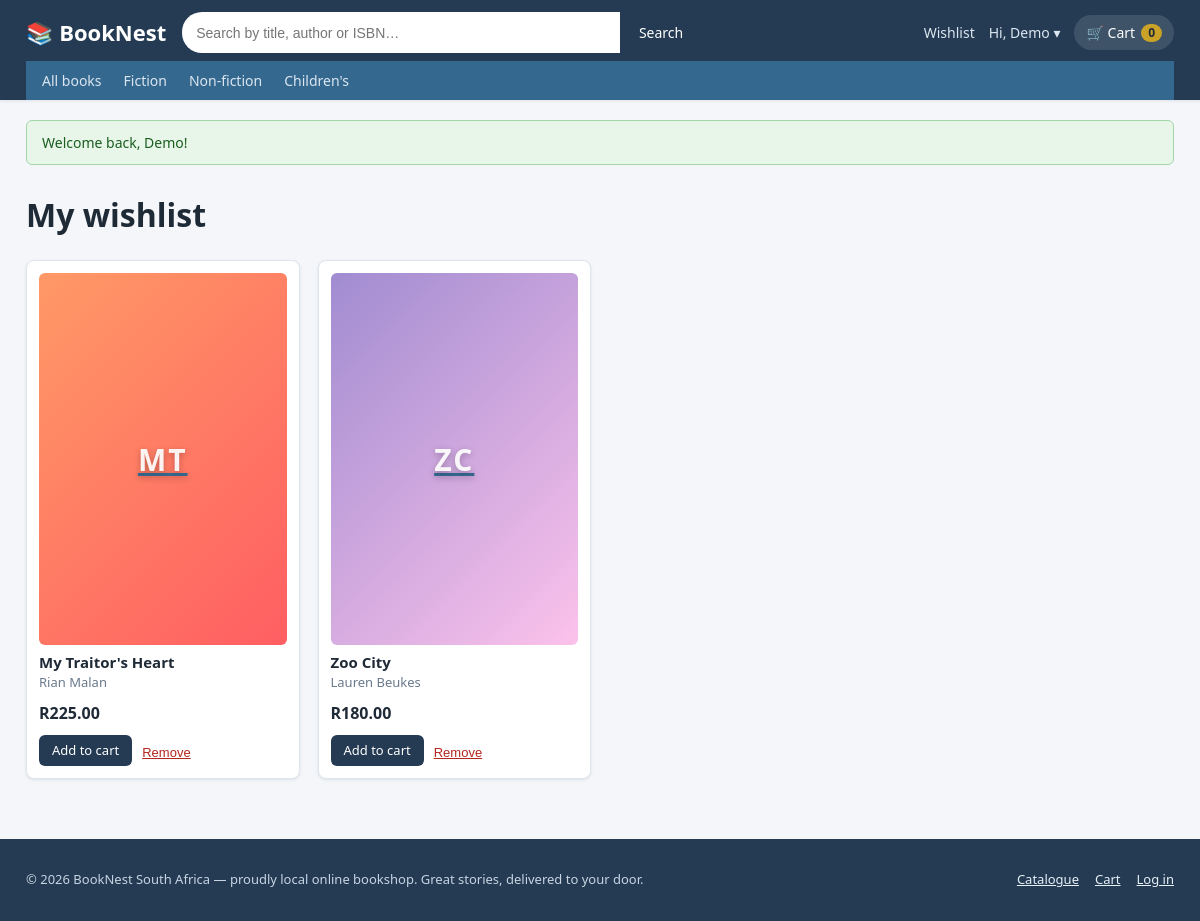
Page /wishlist.php (signed in) on the committed database.
### tables this page shows
CREATE TABLE books (
    BookID    INT            NOT NULL AUTO_INCREMENT,
    Title     VARCHAR(200)   NOT NULL,
    Author    VARCHAR(120)   NOT NULL,
    Genre     VARCHAR(60)    NOT NULL,
    ISBN      VARCHAR(20)    NOT NULL,
    Price     DECIMAL(6,2)   NOT NULL,
    Stock     INT            NOT NULL DEFAULT 0,
    ImageURL  VARCHAR(255)   NULL,
    Synopsis  TEXT           NULL,
    PRIMARY KEY (BookID),
    UNIQUE KEY uq_books_isbn (ISBN),
    KEY idx_books_genre (Genre),
    KEY idx_books_title (Title)
);

### public/includes/db.php (called while the page is built, shortened)
<?php
final class DatabaseConnection
{
    private static ?DatabaseConnection $instance = null;
    private PDO $pdo;
    private function __construct()
    {
        $dsn = sprintf('mysql:host=%s;port=%d;dbname=%s;charset=utf8mb4',
            DB_HOST, DB_PORT, DB_NAME);
        $this->pdo = new PDO($dsn, DB_USER, DB_PASS, [
            PDO::ATTR_ERRMODE            => PDO::ERRMODE_EXCEPTION,
            PDO::ATTR_DEFAULT_FETCH_MODE => PDO::FETCH_ASSOC,
            PDO::ATTR_EMULATE_PREPARES   => false,
            PDO::ATTR_STRINGIFY_FETCHES  => false,
        ]);
    }
    public static function getInstance(): self
    {
        if (self::$instance === null) {
            self::$instance = new self();
        }
        return self::$instance;
    }
    public function pdo(): PDO
    {
        return $this->pdo;
    }
}

### public/includes/init.php (called while the page is built, shortened)
<?php
require_once __DIR__ . '/db.php';
require_once __DIR__ . '/functions.php';
function db(): PDO
{
    return DatabaseConnection::getInstance()->pdo();
}

### public/wishlist.php (the view, shortened to what this page needs)
<?php
require_once __DIR__ . '/includes/init.php';
$uid = (int) current_user()['UserID'];
$rows = db()->prepare(
    'SELECT w.DateAdded, b.*,
            (SELECT AVG(r.Rating)  FROM reviews r WHERE r.BookID = b.BookID) AS avgRating,
            (SELECT COUNT(r.ReviewID) FROM reviews r WHERE r.BookID = b.BookID) AS nReviews
       FROM wishlist_items w JOIN books b ON b.BookID = w.BookID
      WHERE w.UserID = ?
      ORDER BY w.DateAdded DESC'
);
$rows->execute([$uid]);
$items = $rows->fetchAll();
include __DIR__ . '/includes/header.php';
?>
<h1>My wishlist</h1>
<?php if (!$items): ?>
  <div class="empty-state">
    <p>Your wishlist is empty.</p>
    <p><a class="btn btn-dark" href="catalogue.php">Browse the catalogue &rarr;</a></p>
  </div>
<?php else: ?>
  <div class="book-grid">
    <?php foreach ($items as $b): ?>
      <article class="book-card">
        <a class="book-cover-link" href="book.php?id=<?= (int) $b['BookID'] ?>"><?= cover_html($b) ?></a>
        <h3 class="book-title"><a href="book.php?id=<?= (int) $b['BookID'] ?>"><?= e($b['Title']) ?></a></h3>
        <p class="book-author"><?= e($b['Author']) ?></p>
        <p class="book-price"><?= money((float) $b['Price']) ?></p>
        <div class="wish-actions">
          <form method="post" action="cart.php" class="quick-add">
            <button type="submit" class="btn btn-dark btn-sm">Add to cart</button>
          </form>
          <form method="post" action="wishlist.php">
            <button type="submit" class="btn-link-danger">Remove</button>
          </form>
        </div>
      </article>
    <?php endforeach; ?>
  </div>
<?php endif; ?>
<?php include __DIR__ . '/includes/footer.php'; ?>

### public/includes/functions.php (shortened to what this page needs)
<?php
function e(?string $s): string
{
    return htmlspecialchars((string) $s, ENT_QUOTES, 'UTF-8');
}
function money(float $amount): string
{
    return 'R' . number_format($amount, 2);
}
function render_flashes(): void
{
    foreach ($_SESSION['flash'] as $f) {
        $cls = in_array($f['type'], ['success', 'error', 'info'], true) ? $f['type'] : 'info';
        echo '<div class="flash flash-' . $cls . '" role="status">' . e($f['msg']) . '</div>';
    }
}
function cover_style(int $seed): string
{
    $palettes = [
        ['#ff9966', '#ff5e62'],
        ['#56ccf2', '#2f80ed'],
        ['#a18cd1', '#fbc2eb'],
        ['#43e97b', '#38f9d7'],
        ['#fa709a', '#fee140'],
        ['#30cfd0', '#330867'],
        ['#f83600', '#f9d423'],
        ['#5ee7df', '#b490ca'],
    ];
    [$a, $b] = $palettes[$seed % count($palettes)];
    return "linear-gradient(135deg, {$a}, {$b})";
}
function cover_initials(string $title): string
{
    $words = preg_split('/\s+/', trim($title)) ?: [];
    $take  = array_slice(array_filter($words, static fn($w) => $w !== 'The' && $w !== 'A' && $w !== 'An'), 0, 2);
    return implode('', array_map(static fn($w) => mb_strtoupper(mb_substr($w, 0, 1)), $take));
}
function cover_html(array $book, string $extra = ''): string
{
    $style = cover_style((int) $book['BookID']);
    $init  = cover_initials((string) $book['Title']);
    $title = e($book['Title']);
    return '<div class="book-cover ' . e($extra) . '" style="background:' . $style . '" title="' . $title . '"><span>' . e($init) . '</span></div>';
}

### public/css/style.css (style rules this page uses)
:root { --ink: #1f2a37; --muted: #6b7a8c; --brand: #243b53; --brand-2: #35688f; --accent: #c9a227; --paper: #ffffff; --bg: #f4f6f9; --line: #dfe5ec; --good: #2e7d32; --bad: #b3261e; --radius: 8px; --shadow: 0 1px 3px rgba(20, 40, 60, .10); --shadow-lg: 0 6px 20px rgba(20, 40, 60, .12); }
* { box-sizing: border-box; }
html { scroll-behavior: smooth; }
body { margin: 0; font-family: 'Segoe UI', system-ui, Arial, sans-serif; font-size: 16px; line-height: 1.5; color: var(--ink); background: var(--bg); display: flex; flex-direction: column; min-height: 100vh; }
a { color: var(--brand-2); }
.btn { display: inline-block; border: 1px solid transparent; cursor: pointer; text-align: center; text-decoration: none; font: inherit; font-size: 14px; padding: 9px 18px; border-radius: 6px; transition: filter .15s; }
.btn-dark { background: var(--brand); color: #fff; }
.btn-sm { padding: 5px 12px; font-size: 13px; }
.btn-link-danger { background: none; border: none; padding: 0; color: var(--bad); cursor: pointer; font-size: 13px; text-decoration: underline; }
.flash { border-radius: 6px; padding: 11px 15px; margin: 10px 0; font-size: 14px; }
.flash-success { background: #e8f5e9; color: #1b5e20; border: 1px solid #a5d6a7; }
.book-grid { display: grid; grid-template-columns: repeat(4, 1fr); gap: 18px; }
.book-card { background: #fff; border: 1px solid var(--line); border-radius: var(--radius); padding: 12px; box-shadow: var(--shadow); display: flex; flex-direction: column; transition: transform .12s, box-shadow .12s; }
.book-cover-link { display: block; }
.book-cover { aspect-ratio: 2 / 3; border-radius: 6px; display: flex; align-items: center; justify-content: center; color: rgba(255, 255, 255, .92); font-size: 30px; font-weight: 800; letter-spacing: 2px; text-shadow: 0 2px 6px rgba(0, 0, 0, .25); }
.book-card .book-cover { width: 100%; }
.book-title { margin: 8px 0 2px; font-size: 15px; line-height: 1.25; }
.book-title a { text-decoration: none; color: var(--ink); }
.book-author { color: var(--muted); font-size: 13px; margin: 0 0 4px; }
.book-price { font-weight: 700; margin: 4px 0; }
.quick-add { margin-top: auto; }
.quick-add .btn { width: 100%; }
.wish-actions { display: flex; gap: 10px; align-items: center; margin-top: 6px; }
main.container > h1 { margin-top: 16px; }
.wish-actions form { margin: 0; }

### rows in the picture
books: Title "MT", Title "My Traitor's Heart", Author "Rian Malan", Price "R225.00"
books: Title "ZC", Title "Zoo City", Author "Lauren Beukes", Price "R180.00"

### other values in the picture
explode(' ', $user['Name'])[0] "Demo"
$cartN "0"
$g "Fiction"
$g "Non-fiction"
$g "Children's"
$f['msg'] "Welcome back, Demo!"
APP_NAME "BookNest"
